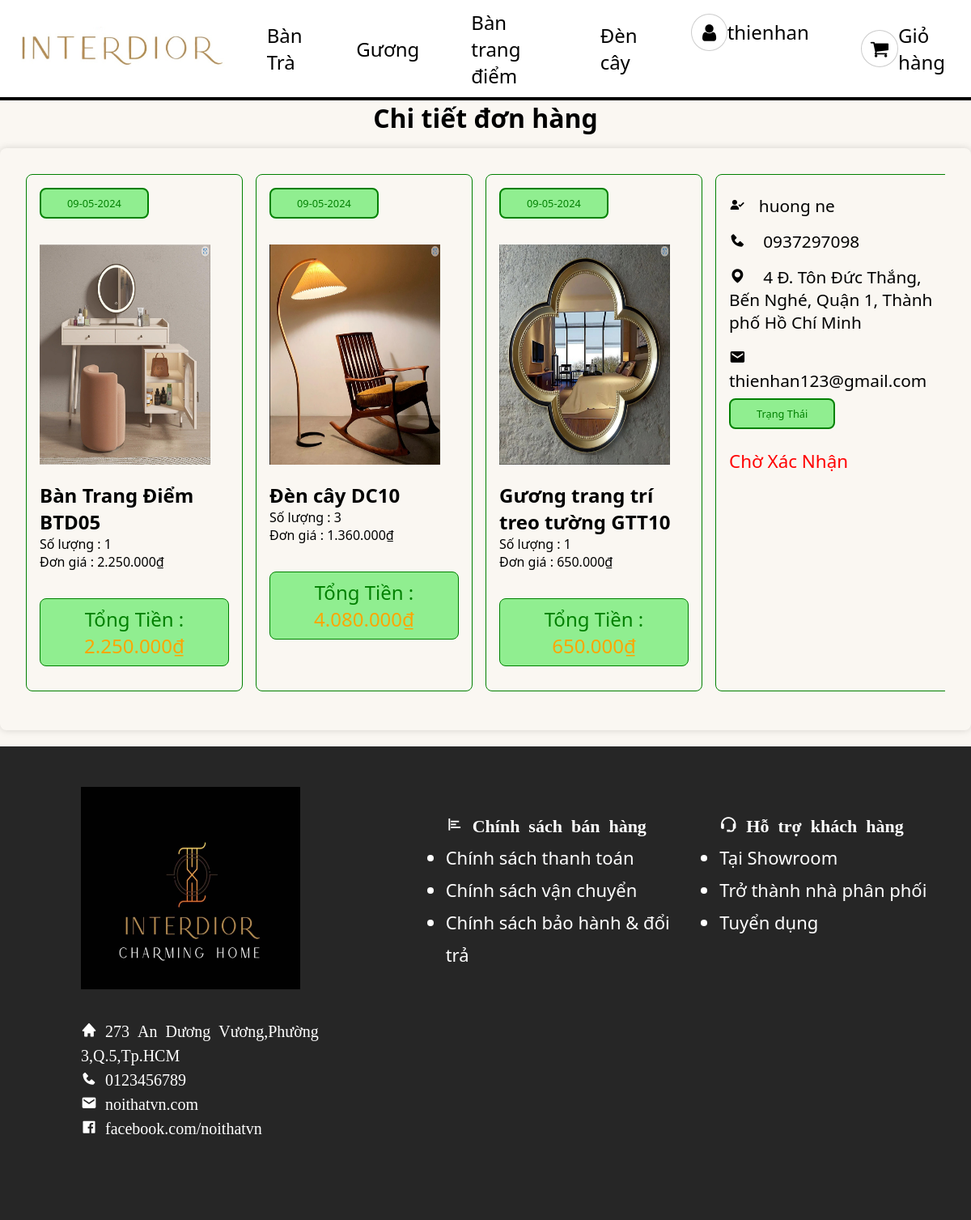
Page /view/order_details.php?663ce2963c094 (signed in) on the committed database.
### tables this page shows
CREATE TABLE `orders` (
  `idOrder` varchar(255) NOT NULL,
  `idUser` varchar(255) NOT NULL,
  `nameCustomer` varchar(255) NOT NULL,
  `phone_number` varchar(255) NOT NULL,
  `address` varchar(255) NOT NULL,
  `order_date` varchar(255) NOT NULL,
  `total_amount` int(100) NOT NULL,
  `status` varchar(100) NOT NULL,
  `payment` varchar(255) NOT NULL
);

CREATE TABLE `sanpham` (
  `id` int(10) NOT NULL,
  `tensanpham` varchar(100) NOT NULL,
  `loaisanpham` varchar(100) NOT NULL,
  `gia` int(10) NOT NULL,
  `soluong` int(10) NOT NULL,
  `mota` text NOT NULL,
  `hinhanh` varchar(100) NOT NULL,
  `hinh2` varchar(100) NOT NULL,
  `hinh3` varchar(100) NOT NULL,
  `hinh4` varchar(100) NOT NULL
);

CREATE TABLE `order_detail` (
  `idOrder` varchar(255) NOT NULL,
  `idProduct` int(10) DEFAULT NULL,
  `quantity` int(10) DEFAULT NULL,
  `price` int(10) NOT NULL,
  `note` varchar(255) NOT NULL
);

CREATE TABLE `user` (
  `id` varchar(255) NOT NULL,
  `user_name` varchar(255) NOT NULL,
  `password` varchar(255) NOT NULL,
  `user_email` varchar(255) NOT NULL,
  `trangthai` varchar(255) NOT NULL,
  `diachi` varchar(60) NOT NULL
);

### database/orderDAL.php (called while the page is built, shortened)
<?php
function getProduct($idProduct)
{
    $conn = connect();
    $sql = "SELECT * FROM sanpham WHERE id = ?";
    $stmt = $conn->prepare($sql);
    $stmt->bind_param("s", $idProduct);
    $stmt->execute();
    $result = $stmt->get_result();
    $productID = [];
    while ($row = $result->fetch_assoc()) {
        $productID[] = $row;
    }
    return $productID;
}
function getOrderDetailId($idOrder)
{
    $conn = connect();
    $sql = "SELECT * FROM order_detail WHERE idOrder = ?";
    $stmt = $conn->prepare($sql);
    $stmt->bind_param("s", $idOrder);
    $stmt->execute();
    $result = $stmt->get_result();
    $orderDetails = [];
    while ($row = $result->fetch_assoc()) {
        $orderDetails[] = $row;
    }
    return $orderDetails;
}
function getOrderById($idOrder)
{
    $conn = connect();
    $sql = "SELECT * FROM orders WHERE idOrder = ?";
    $stmt = $conn->prepare($sql);
    $stmt->bind_param("s", $idOrder);
    $stmt->execute();
    $result = $stmt->get_result();
    $order = [];
    while ($row = $result->fetch_assoc()) {
        $order[] = $row;
    }
    return $order;
}
function getEmail($idOrder)
{
    $conn = connect();
    $sql = "SELECT user.user_email,orders.nameCustomer,orders.phone_number,orders.address,orders.status FROM orders INNER JOIN user ON user.id = orders.idUser WHERE idOrder = ?";
    $stmt = $conn->prepare($sql);
    $stmt->bind_param("s", $idOrder);
    $stmt->execute();
    $result = $stmt->get_result();
    $email = [];
    while ($row = $result->fetch_assoc()) {
        $email[] = $row;
    }
    return $email;
}
?>

### view/order_details.php (the view, shortened to what this page needs)
<?php
include_once ('layout/header.php');
include_once ('../database/orderDAL.php');
$current_url = $_SERVER['REQUEST_URI'];
$queryString = parse_url($current_url, PHP_URL_QUERY);
$order = getOrderById($queryString);
$orderDetails = getOrderDetailId($queryString);
$user = getEmail($queryString);
?>
<head>
    <link rel="stylesheet" href="../css/styleOrderDetail.css">
</head>
<div class="box-header">
    <h1>Chi tiết đơn hàng</h1>
</div>
<div class="box-container">
<?php
foreach ($orderDetails as $item) {
    $product = getProduct($item['idProduct']);
    $tongtien = 0;
    foreach ($product as $item_product) {
        $tongtien += $item_product['gia'] * $item['quantity'];
        echo '<div class="box">';
        echo '<div class="col">';
        foreach ($order as $itemOrder) {
            $order_date = date('d-m-Y', strtotime($itemOrder['order_date']));
        }
        echo '<p class="title"><i class="bi bi-calendar-fill"></i> ' . $order_date . '</p>';
        echo '<img src="../IMG/' . $item_product['hinhanh'] . '" alt="" class="image">';
        echo '<h3 class="name">' . $item_product['tensanpham'] .' </h3>';
        echo '<p class="quantity">Số lượng : ' . $item['quantity'] . '</p>';
        echo '<p class="price_product">Đơn giá : ' . number_format($item_product['gia'], 0, ",", ".") . '₫</p>';
        echo '<p class="grand-total">Tổng tiền :  <span>  ' .  number_format($tongtien, 0, ",", ".") . '₫</span></p>';
        echo '</div>';
        echo '</div>';
    }
}
?>
    <div class="box">
        <div class="col" style="width: 94%;">
                        <?php
                        foreach ($user as $item) {
                            echo '<p class="user"><i class="bx bxs-user-check"></i>' . $item['nameCustomer'] . '</p>';
                            echo '<p class="user"><i class="bx bxs-phone"></i> ' . $item['phone_number'] . '</p>';
                            echo '<p class="user"><i class="bx bxs-map"></i> ' . $item['address'] . '</p>';
                            echo '<p class="user"><i class="bx bxs-envelope"></i> ' . $item['user_email'] . '</p>';
                        }
                        echo '<p class="title">Trạng thái</p>';
                        foreach ($order as $item) {
                            echo '<p class="status" style="color:';
                            if ($item['status'] == 'active') {
                                echo 'red';
                            } else {
                                echo 'green';
                            }
                            echo '">';
                            if ($item['status'] == 'active') {
                                echo 'Chờ xác nhận';
                            } else {
                                echo 'Đã xác nhận';
                            }
                            echo '</p>';
                        }
                        ?>
        </div>
    </div>
</div>
<?php
include_once ('layout/footer.php');
?>

### css/style1.css (style rules this page uses)
* { margin: 0; padding: 0; }
h1 { text-align: center; }
.box { width: 100%; display: flex; flex-direction: column; align-items: center; height: 100%; position: relative; margin-bottom: 5%; }

### css/styleOrderDetail.css (style rules this page uses)
.box-container { box-shadow: 0 0 10px rgba(0 0 0/15%); border-radius: .5rem; padding: 2rem; max-width: 1200px; margin: 1rem auto; }
.box-container .box { display: flex; gap: 1.5rem; flex-wrap: wrap; align-items: flex-start; overflow-x: hidden; }
.box-container { display: grid; grid-template-columns: repeat(auto-fit, minmax(15rem, 1fr)); }
.box-container .box .col { flex: 1 1 auto; border: 1px solid green; border-radius: .5rem; padding: 1rem; margin-right: 1rem; margin-bottom: 1rem; vertical-align: top; }
.box-container .box .col .image { height: 17rem; width: 90%; object-fit: fill; margin: 1rem 0; }
.box-container .box .col .title { border-radius: .5rem; margin-bottom: 1rem; padding: .5rem 2rem; font-size: .8rem; color: green; background: lightgreen; border: 2px solid green; display: inline-block; text-transform: capitalize; }
.box-container .box .col .name { font-size: 1.5rem; color: #000; text-overflow: ellipsis; overflow-x: hidden; }
.box-container .box .col .user { padding: .5rem 0; font-size: 1.3rem; color: #000; }
.box-container .box .col .user i { margin-right: 1rem; color: #000; }
.box-container .box .col .grand-total { display: flex; align-items: center; justify-content: center; padding: .5rem; flex-wrap: wrap; background: lightgreen; font-size: 1.5rem; color: green; border: 1px solid green; border-radius: .5rem; text-transform: capitalize; margin-top: 2.1rem; }
.box-container .box .col .grand-total span { color: orange; }
.box-container .box .col .status { font-size: 1.4rem; padding: .5rem 0; text-transform: capitalize; }

### rows in the picture
order_detail: quantity "1"
sanpham: hinhanh (picture), tensanpham "Bàn Trang Điểm BTD05", gia "2.250.000", tongtien "2.250.000"
orders: order_date "09-05-2024", nameCustomer "huong ne", phone_number "0937297098", address "4 Đ. Tôn Đức Thắng, Bến Nghé, Quận 1, Thành phố Hồ Chí Minh", idUser.user_email "thienhan123@gmail.com", status "Chờ Xác Nhận"
order_detail: quantity "3"
sanpham: hinhanh (picture), tensanpham "Đèn cây DC10", gia "1.360.000", tongtien "4.080.000"
order_detail: quantity "1"
sanpham: hinhanh (picture), tensanpham "Gương trang trí treo tường GTT10", gia "650.000", tongtien "650.000"

### other values in the picture
$_SESSION['user']['user_name'] "thienhan"
